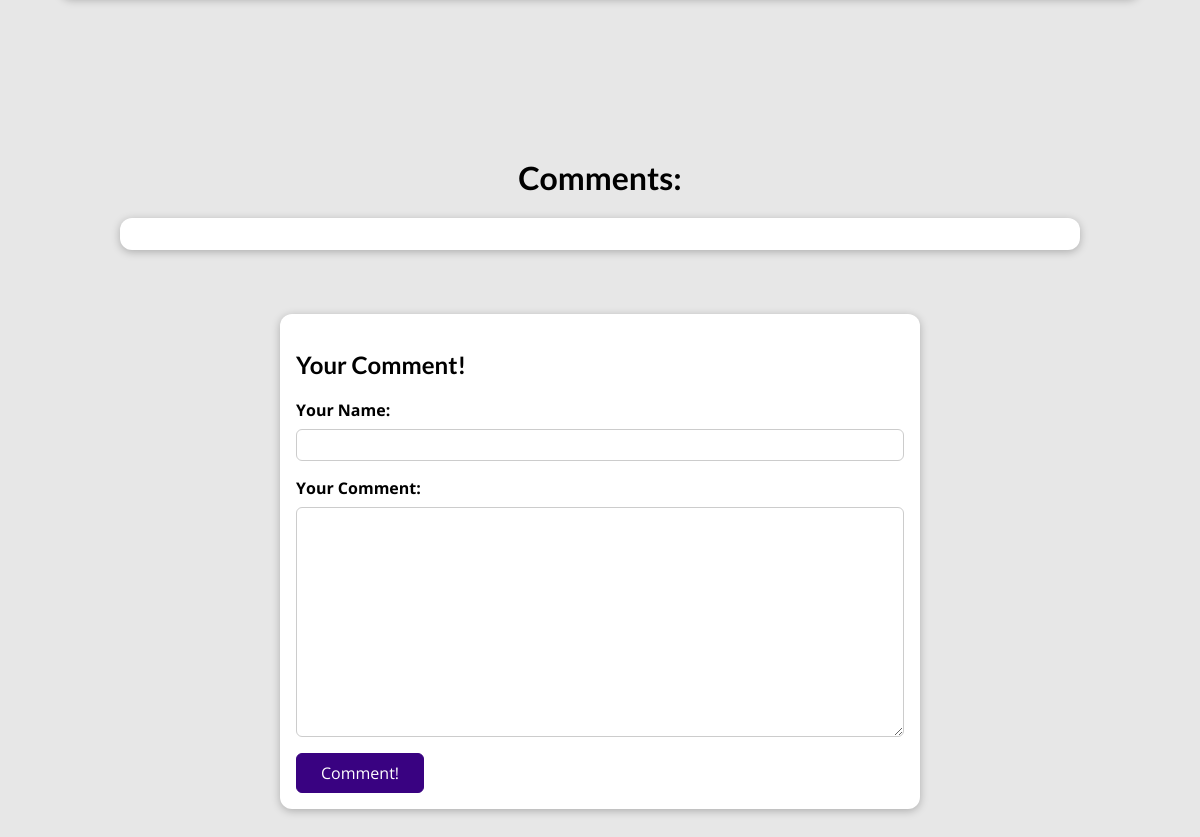
Page /posts/victoria-park (lower part) on the earlier database version.
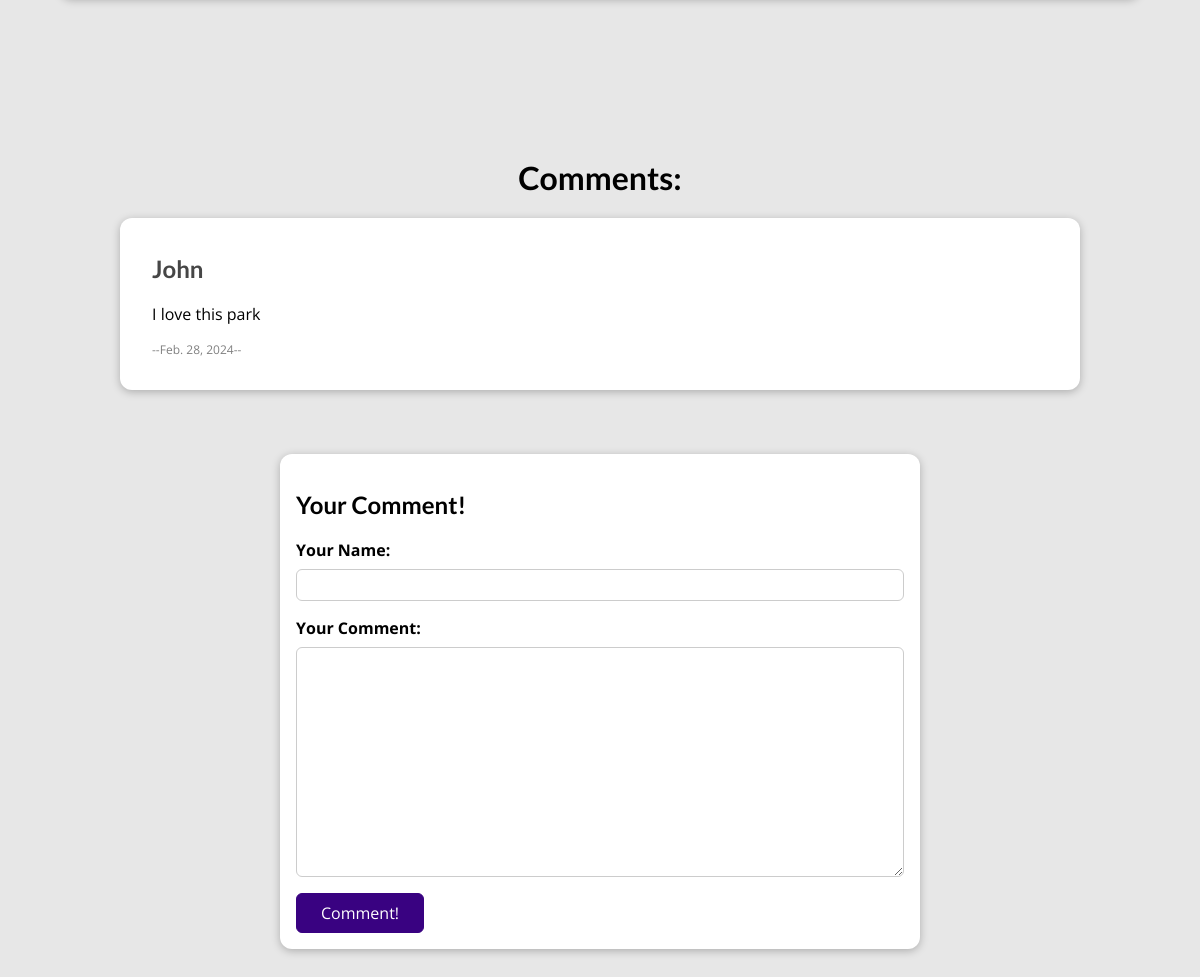
Same page on the later database version.
### blog/models.py (models this page shows, shortened)
class Commentary(models.Model):
    author = models.CharField(max_length=20)
    date = models.DateField(auto_now_add=True)
    content = models.TextField(max_length=150)
    post = models.ForeignKey(Post, on_delete=models.SET_NULL, null=True, related_name= "comments" )

### blog/views.py (the view, shortened to what this page needs)
# urls.py: path("posts/<slug>", views.BlogPostView.as_view(), name = 'blog-post'),
class BlogPostView(View):
    def is_stored_post(self, request, post_id):
        stored_posts = request.session.get("stored_posts")
        if stored_posts is not None:
            is_saved_for_later =  post_id in stored_posts
        else:
            is_saved_for_later = False
        return is_saved_for_later
    def get(self, request, slug):
        identified_post = Post.objects.get(slug = slug) #if you want the 404 error: "get_object_or_404(Post,slug=slug)" need to import it
        all_comments = Commentary.objects.filter(post = identified_post).order_by("-date")
        context = {
            'post': identified_post,
            'tags': identified_post.tag.all(),
            "comment" : CommentForm(),
            "all_comments": all_comments,
            "is_saved_for_later": self.is_stored_post(request, identified_post.id),
        }
        return render (request, 'blog/blog_post.html',context)

### blog/forms.py
class CommentForm(ModelForm):
    class Meta:
        model = Commentary
        exclude = ["post","date"]
        labels = {
            "author": "Your Name",
            "content": "Your Comment",
        }
        error_messages = {
            "author": {
                "required": "You must enter a name",
                "max_lenght": "Please enter a shorter name",
            },
            "content": {
                "required": "You must enter a comment",
                "max_lenght": "Please enter a shorter comment",
            },
        }

### blog/models.py (called while the page is built)
    def full_name(self):
        return f"{self.first_name} {self.last_name} "

    def __str__(self):
        return self.full_name()

### blog/templates/blog/blog_post.html (shortened to what this page needs)
{% extends 'layout.html' %}
{% load static %}
{% block css_file %}
<link rel="stylesheet" href="{% static 'blog/blog_post.css' %}">
{% endblock css_file %}
{% block content %}
<h1 id="comments-header">Comments:</h1>
<section id = "comments">
    <ul>
        {%for comment in all_comments%}
            <li>
                <h2>{{comment.author|title}}</h2>
                <p>{{comment.content|linebreaks}}</p>
                <p style="font-size:12px;color:grey;">--{{comment.date}}--</p>
            </li>
        {%endfor%}
    </ul>
</section>
<section id="comment-form">
    <h2>Your Comment!</h2>
    <form action="{% url 'blog-post' post.slug%}" method="POST">
        {% for field in comment%}
            <div class="form-control {% if field.errors %}invalid{% endif %}">
                {{field.label_tag}}
                {{field}}
            </div>
        {%endfor%}
        <button type="submit">Comment!</button>
    </form>
</section>
{% endblock content %}

Differences in the rows shown:
added Commentary: author "John", content "I love this park", date "Feb. 28, 2024"
